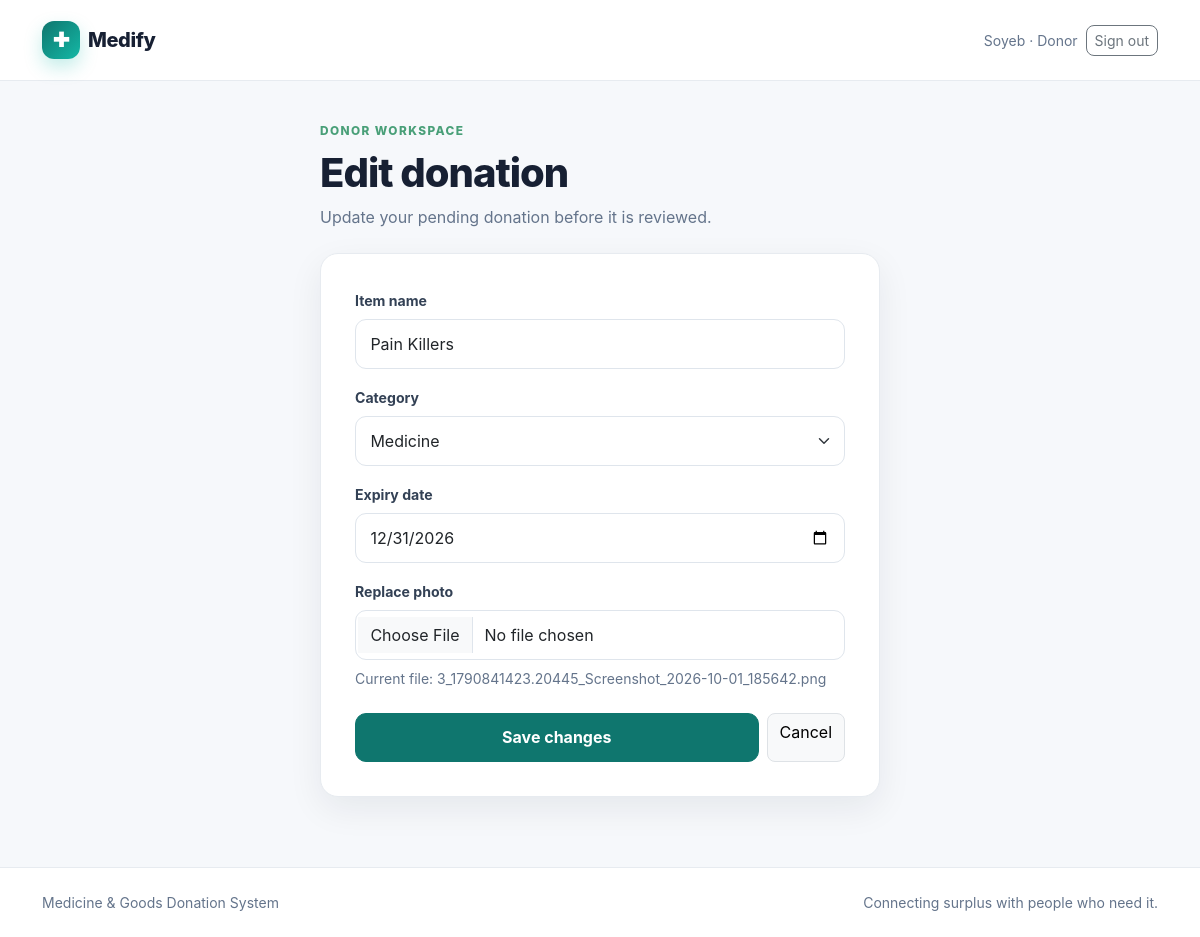
The page /donor/edit-item/1 (signed in) on the database its author committed.
### models.py (models this page shows, shortened)
class User(db.Model, UserMixin):
    __tablename__ = 'users'
    user_id = db.Column(db.Integer, primary_key=True)
    name = db.Column(db.String(100), nullable=False)
    email = db.Column(db.String(120), unique=True, nullable=False)
    password_hash = db.Column(db.String(200), nullable=False)
    role = db.Column(db.String(20), nullable=False)  # 'donor', 'ngo', 'hospital', 'admin'
    created_at = db.Column(db.DateTime, default=datetime.utcnow)

class DonationItem(db.Model):
    __tablename__ = 'donation_items'
    item_id = db.Column(db.Integer, primary_key=True)
    donor_id = db.Column(db.Integer, db.ForeignKey('users.user_id'), nullable=False)
    item_name = db.Column(db.String(150), nullable=False)
    category = db.Column(db.String(50), nullable=False)  # 'medicine' or 'goods'
    expiry_date = db.Column(db.Date, nullable=True)  # goods ke liye null ho sakta hai
    image_path = db.Column(db.String(200), nullable=True)
    status = db.Column(db.String(20), default='pending')  # pending, verified, claimed, rejected
    created_at = db.Column(db.DateTime, default=datetime.utcnow)
    donor = db.relationship('User', backref='donations')

### donor.py (the view, shortened to what this page needs)
@donor.route('/edit-item/<int:item_id>', methods=['GET', 'POST'])
@login_required
def edit_item(item_id):
    if current_user.role != 'donor':
        return "Access Denied", 403
    item = DonationItem.query.get_or_404(item_id)
    if item.donor_id != current_user.user_id:
        flash("You can't edit this item.", 'danger')
        return redirect(url_for('donor.dashboard'))
    if item.status != 'pending':
        flash("Cannot edit item that is already verified/claimed.", 'warning')
        return redirect(url_for('donor.dashboard'))
    return render_template('donor/edit_item.html', item=item)

### app.py (called while the page is built)
@login_manager.user_loader
def load_user(user_id):
    return User.query.get(int(user_id))

### templates/donor/edit_item.html (shortened to what this page needs)
{% extends "base.html" %}{% block title %}Edit donation{% endblock %} {% block
content %}
<div class="form-shell">
  <div class="mb-4">
    <div class="eyebrow text-success">Donor workspace</div>
    <h1 class="section-title mt-2">Edit donation</h1>
    <p class="muted">Update your pending donation before it is reviewed.</p>
  </div>
  <div class="soft-card form-card">
    <form method="POST" enctype="multipart/form-data">
      <div class="mb-3">
        <label class="form-label">Item name</label
        ><input
          type="text"
          name="item_name"
          class="form-control"
          value="{{ item.item_name }}"
          required />
      </div>
      <div class="mb-3">
        <label class="form-label">Category</label
        ><select name="category" class="form-select" required>
          <option
            value="medicine"
            {%
            if
            item.category=="medicine"
            %}selected{%
            endif
            %}>
            Medicine
          </option>
        </select>
      </div>
      <div class="mb-3">
        <label class="form-label">Expiry date</label
        ><input
          type="date"
          name="expiry_date"
          class="form-control"
          value="{{ item.expiry_date }}" />
      </div>
      <div class="mb-4">
        <label class="form-label">Replace photo</label
        ><input
          type="file"
          name="image"
          class="form-control"
          accept="image/*" />{% if item.image_path %}
        <div class="small muted mt-2">Current file: {{ item.image_path }}</div>
        {% endif %}
      </div>
      <div class="d-flex gap-2">
        <button class="btn btn-brand flex-grow-1">Save changes</button
        ><a
          href="{{ url_for('donor.dashboard') }}"
          class="btn btn-light border rounded-3"
          >Cancel</a
        >
      </div>
    </form>
  </div>
</div>
{% endblock %}

### templates/base.html (shortened to what this page needs)
<!doctype html>
<html lang="en">
  <head>
    <link
      href="https://cdn.jsdelivr.net/npm/bootstrap@5.3.3/dist/css/bootstrap.min.css"
      rel="stylesheet" />
    <link
      rel="stylesheet"
      href="{{ url_for('static', filename='css/app.css') }}" />
  </head>
  <body>
    <nav class="navbar navbar-expand-lg sticky-top">
      <div class="container py-2">
        <a
          class="navbar-brand d-flex align-items-center gap-2"
          href="{{ url_for('home') }}"
          ><span class="brand-mark">✚</span><span>Medify</span></a
        >
        <div class="d-flex align-items-center gap-2">
          {% if current_user.is_authenticated %}
          <span class="d-none d-md-inline small muted"
            >{{ current_user.name }} · {{ current_user.role|capitalize }}</span
          >
          <a
            href="{{ url_for('auth.logout') }}"
            class="btn btn-outline-secondary btn-sm rounded-3"
            >Sign out</a
          >
          {% endif %}
        </div>
      </div>
    </nav>
    <main class="page-wrap">
      <div class="container">
         {% block content %}{% endblock %}
      </div>
    </main>
    <footer class="footer">
      <div class="container d-flex justify-content-between small">
        <span>Medicine & Goods Donation System</span
        ><span>Connecting surplus with people who need it.</span>
      </div>
    </footer>
  </body>
</html>

### static/css/app.css (style rules this page uses)
:root { --brand: #0f766e; --brand-2: #14b8a6; --ink: #172033; --muted: #64748b; --bg: #f6f8fb; --card: #fff; --border: #e7ebf0; --shadow: 0 12px 35px rgba(15, 23, 42, 0.07); --radius: 18px; }
* { box-sizing: border-box; }
body { margin: 0; background: var(--bg); color: var(--ink); font-family: Inter, ui-sans-serif, system-ui, -apple-system, BlinkMacSystemFont, "Segoe UI", sans-serif; }
.navbar { background: rgba(255, 255, 255, 0.94) !important; border-bottom: 1px solid var(--border); backdrop-filter: blur(14px); }
.navbar-brand { font-weight: 800; color: var(--ink) !important; letter-spacing: -0.02em; }
.brand-mark { width: 38px; height: 38px; border-radius: 12px; display: inline-grid; place-items: center; background: linear-gradient(135deg, var(--brand), var(--brand-2)); color: #fff; box-shadow: 0 8px 18px rgba(20, 184, 166, 0.25); }
.page-wrap { padding: 42px 0 70px; }
.soft-card { background: var(--card); border: 1px solid var(--border); border-radius: var(--radius); box-shadow: var(--shadow); }
.eyebrow { text-transform: uppercase; letter-spacing: 0.12em; font-size: 0.74rem; font-weight: 800; opacity: 0.78; }
.btn-brand { background: var(--brand); border-color: var(--brand); color: #fff; font-weight: 700; border-radius: 11px; padding: 0.7rem 1rem; }
.section-title { font-weight: 800; letter-spacing: -0.025em; }
.muted { color: var(--muted); }
.form-shell { max-width: 560px; margin: 0 auto; }
.form-card { padding: 34px; }
.form-control, .form-select { border: 1px solid #dfe5ec; border-radius: 11px; padding: 0.75rem 0.9rem; }
.form-label { font-weight: 700; font-size: 0.88rem; color: #334155; }
.footer { border-top: 1px solid var(--border); background: #fff; color: #64748b; padding: 24px 0; }

### rows shown on the page
User: name "Soyeb", role "Donor"
DonationItem: item_name "Pain Killers", category "Medicine", expiry_date "12/31/2026", image_path "3_1790841423.20445_Screenshot_2026-10-01_185642.png"
